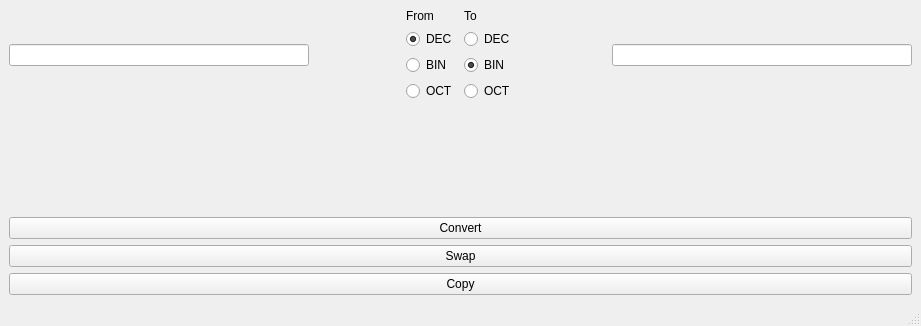
<?xml version="1.0" encoding="UTF-8"?>
<ui version="4.0">
 <class>MainWindow</class>
 <widget class="QMainWindow" name="MainWindow">
  <property name="geometry">
   <rect>
    <x>0</x>
    <y>0</y>
    <width>921</width>
    <height>326</height>
   </rect>
  </property>
  <property name="windowTitle">
   <string>Converter2</string>
  </property>
  <widget class="QWidget" name="centralwidget">
   <layout class="QGridLayout" name="gridLayout">
    <item row="0" column="0">
     <layout class="QVBoxLayout" name="verticalLayout_3">
      <item>
       <layout class="QHBoxLayout" name="horizontalLayout">
        <item>
         <widget class="QLineEdit" name="inputLineEdit">
          <property name="minimumSize">
           <size>
            <width>300</width>
            <height>0</height>
           </size>
          </property>
          <property name="maximumSize">
           <size>
            <width>300</width>
            <height>16777215</height>
           </size>
          </property>
          <property name="maxLength">
           <number>32</number>
          </property>
         </widget>
        </item>
        <item>
         <spacer name="horizontalSpacer">
          <property name="orientation">
           <enum>Qt::Orientation::Horizontal</enum>
          </property>
          <property name="sizeHint" stdset="0">
           <size>
            <width>40</width>
            <height>20</height>
           </size>
          </property>
         </spacer>
        </item>
        <item>
         <layout class="QVBoxLayout" name="verticalLayout">
          <item>
           <widget class="QLabel" name="fromLabel">
            <property name="sizePolicy">
             <sizepolicy hsizetype="Preferred" vsizetype="Preferred">
              <horstretch>0</horstretch>
              <verstretch>0</verstretch>
             </sizepolicy>
            </property>
            <property name="maximumSize">
             <size>
              <width>16777215</width>
              <height>50</height>
             </size>
            </property>
            <property name="baseSize">
             <size>
              <width>0</width>
              <height>0</height>
             </size>
            </property>
            <property name="text">
             <string>From</string>
            </property>
           </widget>
          </item>
          <item>
           <widget class="QRadioButton" name="fromDecRadioButton">
            <property name="layoutDirection">
             <enum>Qt::LayoutDirection::LeftToRight</enum>
            </property>
            <property name="text">
             <string>DEC</string>
            </property>
            <property name="checked">
             <bool>true</bool>
            </property>
            <attribute name="buttonGroup">
             <string notr="true">fromRadioButtonGroup</string>
            </attribute>
           </widget>
          </item>
          <item>
           <widget class="QRadioButton" name="fromBinRadioButton">
            <property name="layoutDirection">
             <enum>Qt::LayoutDirection::LeftToRight</enum>
            </property>
            <property name="text">
             <string>BIN</string>
            </property>
            <attribute name="buttonGroup">
             <string notr="true">fromRadioButtonGroup</string>
            </attribute>
           </widget>
          </item>
          <item>
           <widget class="QRadioButton" name="fromOctRadioButton">
            <property name="layoutDirection">
             <enum>Qt::LayoutDirection::LeftToRight</enum>
            </property>
            <property name="text">
             <string>OCT</string>
            </property>
            <attribute name="buttonGroup">
             <string notr="true">fromRadioButtonGroup</string>
            </attribute>
           </widget>
          </item>
         </layout>
        </item>
        <item>
         <layout class="QVBoxLayout" name="verticalLayout_2">
          <item>
           <widget class="QLabel" name="toLabel">
            <property name="text">
             <string>To</string>
            </property>
           </widget>
          </item>
          <item>
           <widget class="QRadioButton" name="toDecRadioButton">
            <property name="text">
             <string>DEC</string>
            </property>
            <attribute name="buttonGroup">
             <string notr="true">toRadioButtonGroup</string>
            </attribute>
           </widget>
          </item>
          <item>
           <widget class="QRadioButton" name="toBinRadioButton">
            <property name="text">
             <string>BIN</string>
            </property>
            <property name="checked">
             <bool>true</bool>
            </property>
            <attribute name="buttonGroup">
             <string notr="true">toRadioButtonGroup</string>
            </attribute>
           </widget>
          </item>
          <item>
           <widget class="QRadioButton" name="toOctRadioButton">
            <property name="text">
             <string>OCT</string>
            </property>
            <attribute name="buttonGroup">
             <string notr="true">toRadioButtonGroup</string>
            </attribute>
           </widget>
          </item>
         </layout>
        </item>
        <item>
         <spacer name="horizontalSpacer_2">
          <property name="orientation">
           <enum>Qt::Orientation::Horizontal</enum>
          </property>
          <property name="sizeHint" stdset="0">
           <size>
            <width>40</width>
            <height>20</height>
           </size>
          </property>
         </spacer>
        </item>
        <item>
         <widget class="QLineEdit" name="outputLineEdit">
          <property name="minimumSize">
           <size>
            <width>300</width>
            <height>0</height>
           </size>
          </property>
          <property name="maximumSize">
           <size>
            <width>300</width>
            <height>16777215</height>
           </size>
          </property>
          <property name="maxLength">
           <number>40</number>
          </property>
          <property name="readOnly">
           <bool>true</bool>
          </property>
         </widget>
        </item>
       </layout>
      </item>
      <item>
       <spacer name="verticalSpacer">
        <property name="orientation">
         <enum>Qt::Orientation::Vertical</enum>
        </property>
        <property name="sizeHint" stdset="0">
         <size>
          <width>20</width>
          <height>40</height>
         </size>
        </property>
       </spacer>
      </item>
      <item>
       <widget class="QLabel" name="statusLabel">
        <property name="font">
         <font>
          <pointsize>18</pointsize>
          <bold>true</bold>
         </font>
        </property>
        <property name="text">
         <string/>
        </property>
        <property name="alignment">
         <set>Qt::AlignmentFlag::AlignHCenter|Qt::AlignmentFlag::AlignTop</set>
        </property>
       </widget>
      </item>
      <item>
       <spacer name="verticalSpacer_2">
        <property name="orientation">
         <enum>Qt::Orientation::Vertical</enum>
        </property>
        <property name="sizeHint" stdset="0">
         <size>
          <width>20</width>
          <height>40</height>
         </size>
        </property>
       </spacer>
      </item>
      <item>
       <widget class="QPushButton" name="convertButton">
        <property name="text">
         <string>Convert</string>
        </property>
        <property name="checkable">
         <bool>false</bool>
        </property>
       </widget>
      </item>
      <item>
       <widget class="QPushButton" name="swapButton">
        <property name="text">
         <string>Swap</string>
        </property>
       </widget>
      </item>
      <item>
       <widget class="QPushButton" name="copyButton">
        <property name="text">
         <string>Copy</string>
        </property>
       </widget>
      </item>
     </layout>
    </item>
   </layout>
  </widget>
  <widget class="QMenuBar" name="menubar">
   <property name="geometry">
    <rect>
     <x>0</x>
     <y>0</y>
     <width>921</width>
     <height>24</height>
    </rect>
   </property>
  </widget>
  <widget class="QStatusBar" name="statusbar"/>
 </widget>
 <resources/>
 <connections/>
 <buttongroups>
  <buttongroup name="toRadioButtonGroup"/>
  <buttongroup name="fromRadioButtonGroup"/>
 </buttongroups>
</ui>
